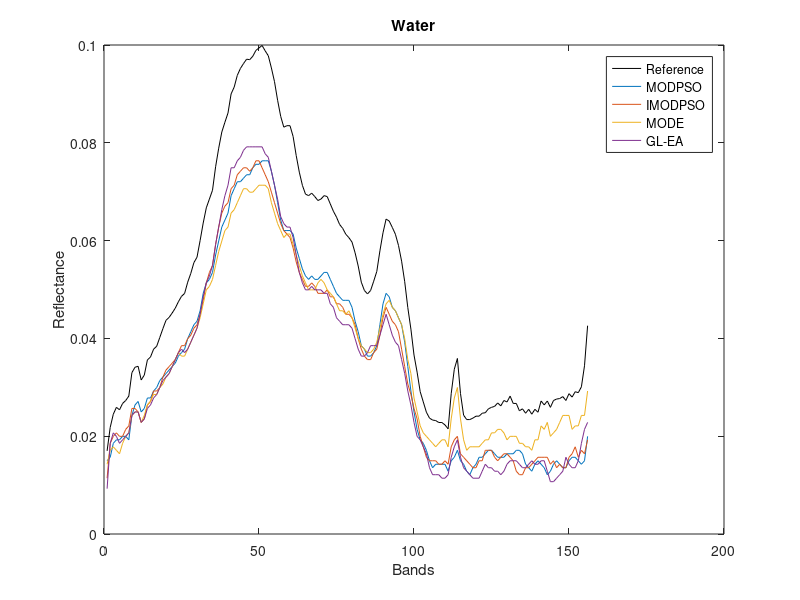
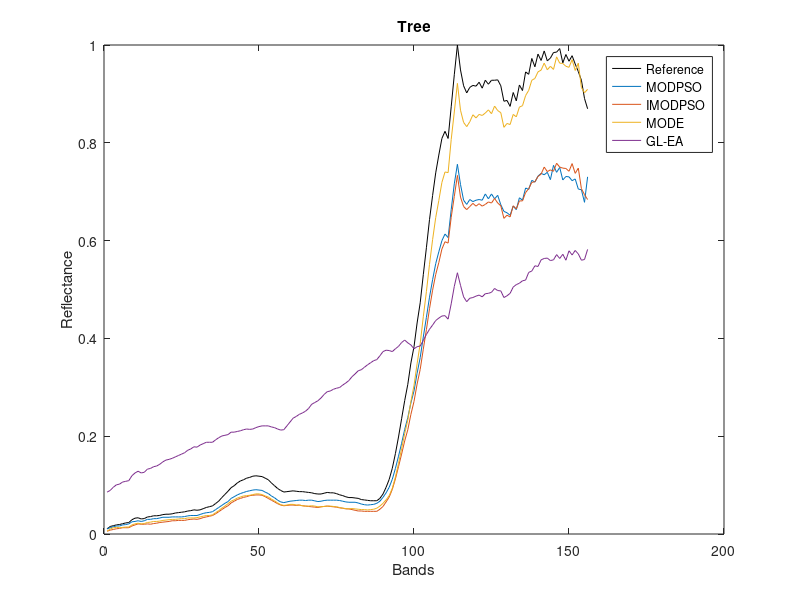
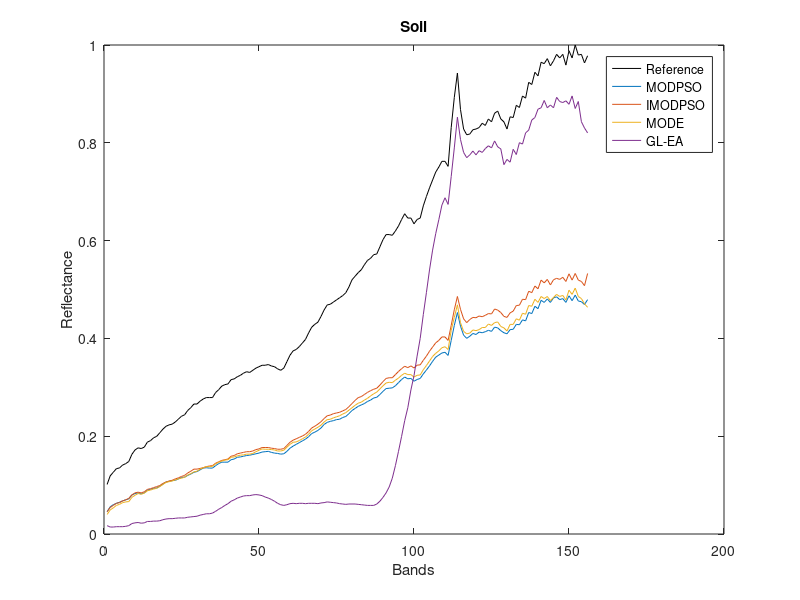

Recreate these plots in MATLAB, in order.
clear
clc

load samson_groundth.mat
reference = M;

reference(:, [1, 3]) = reference(:, [3, 1]);

figure(1);  % 创建一个新的图形窗口
plot(reference(:, 1), 'k', 'DisplayName', 'Reference');
    hold on;
    xlabel('Bands');
    ylabel('Reflectance');
    legend;
    title('Water');

load MODPSO_data.mat
plot(endmember(:, 1) , 'DisplayName', 'MODPSO');
hold on;
load IMODPSO_data.mat
plot(endmember(:, 1) , 'DisplayName', 'IMODPSO');
hold on;
load MODE_data.mat
plot(endmember1(:, 1) , 'DisplayName', 'MODE');
hold on;
load MYEA_data.mat
plot(endmember(:, 1) , 'DisplayName', 'GL-EA');

figure(2);  % 创建一个新的图形窗口
plot(reference(:, 2), 'k', 'DisplayName', 'Reference');
    hold on;
    xlabel('Bands');
    ylabel('Reflectance');
    legend;
    title('Tree');

load MODPSO_data.mat
plot(endmember(:, 2) , 'DisplayName', 'MODPSO');
hold on;
load IMODPSO_data.mat
plot(endmember(:, 3) , 'DisplayName', 'IMODPSO');
hold on;
load MODE_data.mat
plot(endmember1(:, 2) , 'DisplayName', 'MODE');
hold on;
load MYEA_data.mat
plot(endmember(:, 3) , 'DisplayName', 'GL-EA');

figure(3);  % 创建一个新的图形窗口
plot(reference(:, 3),  'k','DisplayName', 'Reference');
    hold on;
    xlabel('Bands');
    ylabel('Reflectance');
    legend;
    title('Soil');

load MODPSO_data.mat
plot(endmember(:, 3) , 'DisplayName', 'MODPSO');
hold on;
load IMODPSO_data.mat
plot(endmember(:, 2) , 'DisplayName', 'IMODPSO');
hold on;
load MODE_data.mat
plot(endmember1(:, 3) , 'DisplayName', 'MODE');
hold on;
load MYEA_data.mat
plot(endmember(:, 2) , 'DisplayName', 'GL-EA');
